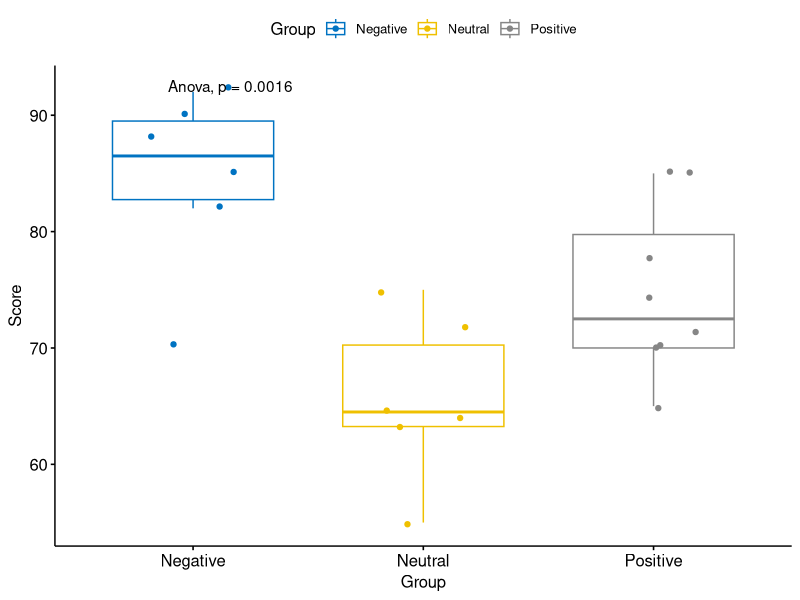

This figure's R source:
memory <- data.frame(
  Score = c(70,82,90,92,85,88,70,85,65,78,71,74,85,70,65,64,63,75,55,72),
  Group = factor(c(
    rep("Negative", 6),
    rep("Positive", 8), 
    rep("Neutral", 6)
  ))
)   

anova_result <- aov(Score ~ Group, data = memory)
summary(anova_result)

library(ggpubr)
library(ggplot2)

ggboxplot(memory, x = "Group", y = "Score", 
          color = "Group", palette = "jco",
          add = "jitter") + 
  stat_compare_means(method = "anova")
  labs(title = "Memory Recall Scores by Picture Type", 
       x = "Picture Type", 
       y = "Recall Score (%)") +
    theme_classic()
  
